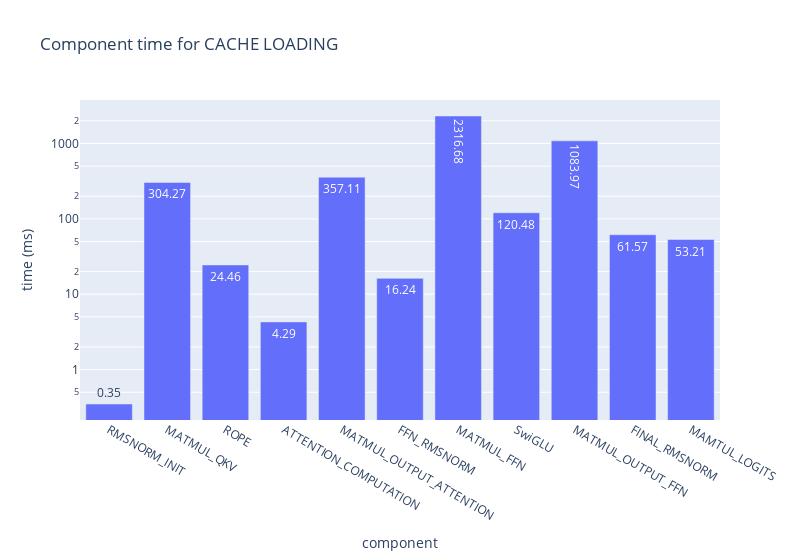

Notebook source saved alongside this figure:
### Code cell
df_2 = pd.DataFrame({
    "component": list(json2.keys()),
    "time (ms)": [values[1] if isinstance(values, list) and values else None for values in json2.values()]
})
df = df.dropna()

fig = px.bar(
    df,
    x="component",
    y="time (ms)",
    title="Component time for CACHE LOADING",
    log_y=True,
    width=800,
    text_auto=".2f"
)
fig.show()

### Figure 1 — Plotly figure (JSON) as saved in the notebook; plotly's stock layout.template omitted (floating-point values rounded to 4 significant figures)
{"data": [{"hovertemplate": "component=%{x}<br>time (ms)=%{y}<extra></extra>", "legendgroup": "", "marker": {"color": "#636efa", "pattern": {"shape": ""}}, "name": "", "orientation": "v", "showlegend": false, "textposition": "auto", "texttemplate": "%{y:.2f}", "type": "bar", "x": ["RMSNORM_INIT", "MATMUL_QKV", "ROPE", "ATTENTION_COMPUTATION", "MATMUL_OUTPUT_ATTENTION", "FFN_RMSNORM", "MATMUL_FFN", "SwiGLU", "MATMUL_OUTPUT_FFN", "FINAL_RMSNORM", "MAMTUL_LOGITS"], "xaxis": "x", "y": [0.3493, 304.3, 24.46, 4.295, 357.1, 16.24, 2317.0, 120.5, 1084.0, 61.57, 53.21], "yaxis": "y"}], "layout": {"barmode": "relative", "legend": {"tracegroupgap": 0}, "title": {"text": "Component time for CACHE LOADING"}, "width": 800, "xaxis": {"anchor": "y", "domain": [0, 1], "title": {"text": "component"}}, "yaxis": {"anchor": "x", "domain": [0, 1], "title": {"text": "time (ms)"}, "type": "log"}}}
